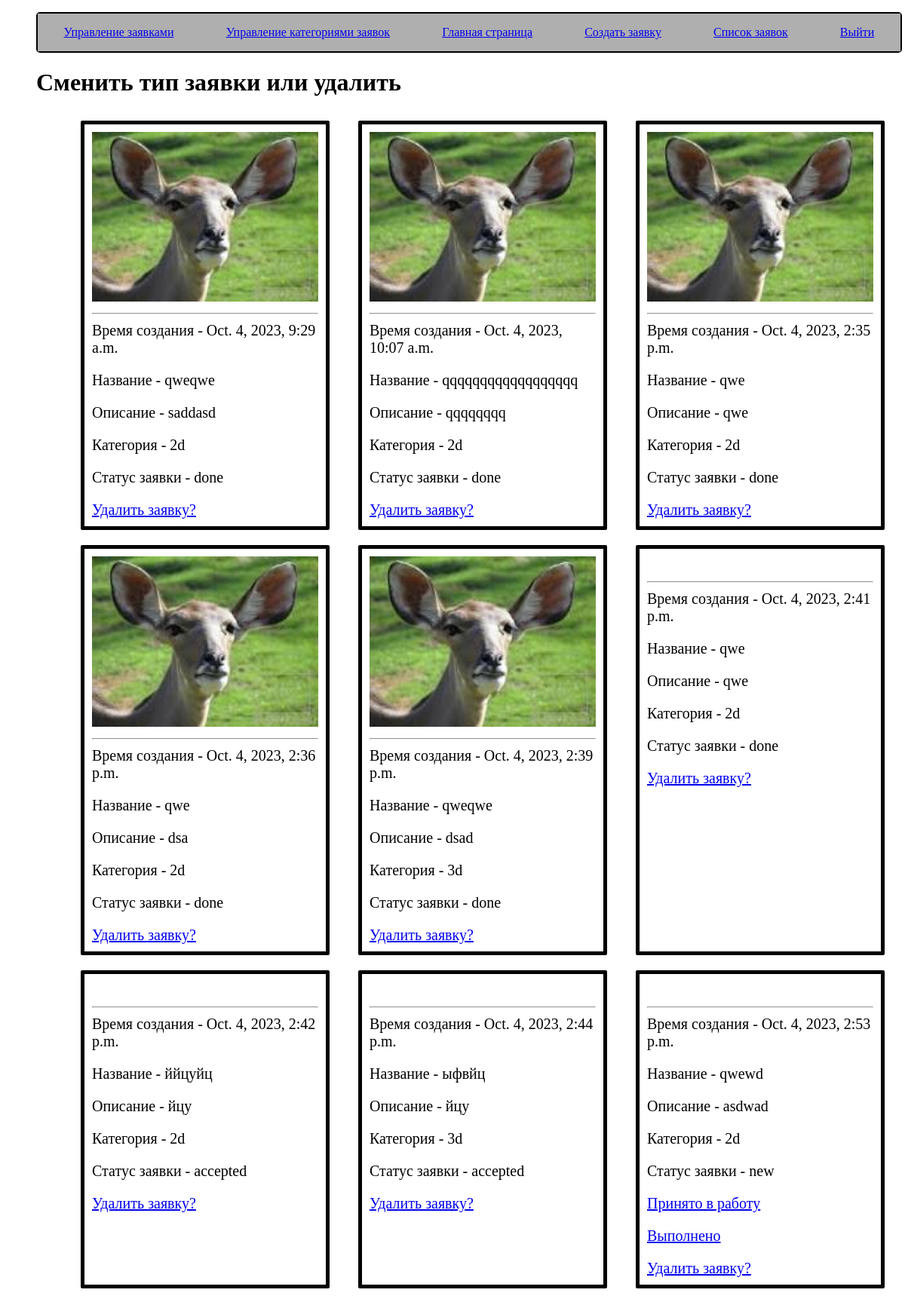
/interior/admin_list/ (signed in), run on an earlier commit of the app's database.
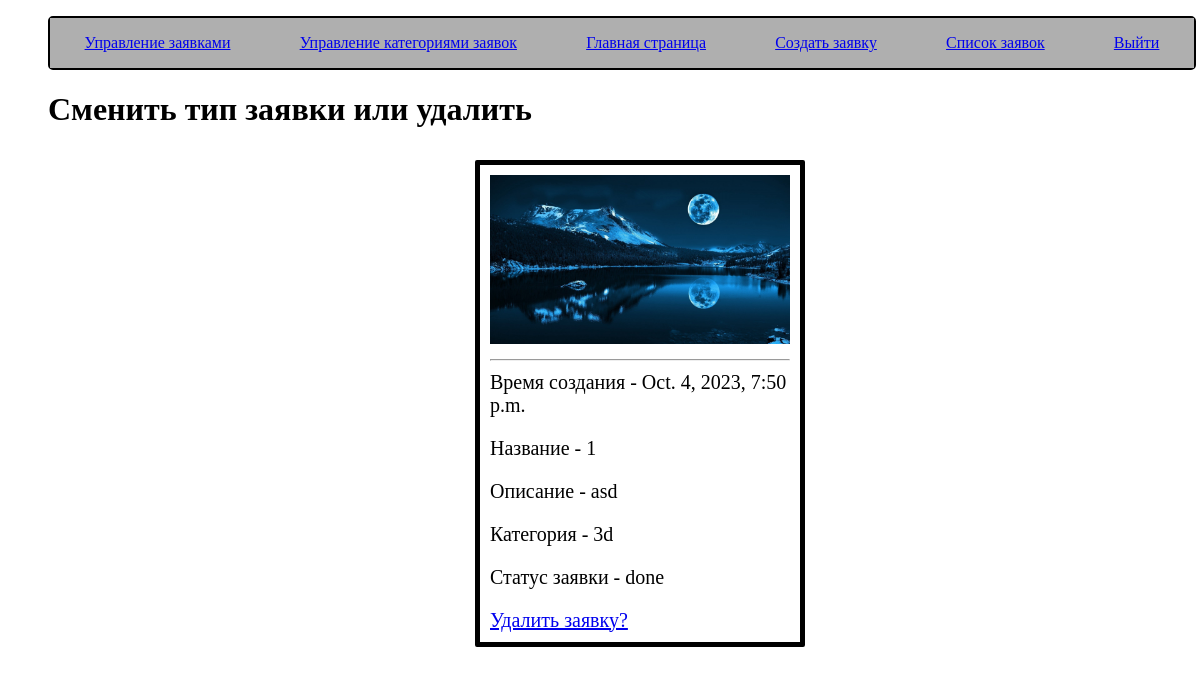
And on a later commit of the database.
### interior/models.py (models this page shows, shortened)
class Zayavka(models.Model):
    STATUS = (
        ('new', 'Новая'),
        ('done', 'Выполнено'),
        ('accepted', 'Принято в работу'),
    )
    name_z = models.CharField('Название', max_length = 30 )
    desc_z = models.TextField('Описание', max_length = 300)
    category = models.ForeignKey(Category,verbose_name="Категория",on_delete=models.CASCADE,null=True,blank=True)
    status = models.CharField(max_length=10, choices=STATUS, default='new',blank=True,null=True, help_text='Состояние заявки')
    time_z = models.DateTimeField(auto_now_add=True, editable=True,verbose_name="Время создания",blank=True,null=True, )
    image = models.FileField(validators=[file_size])
    user_z = models.ForeignKey(User,verbose_name="пользователь", on_delete=models.SET_NULL,null=True,blank=True)
    image_done = models.FileField(null=True,blank=True)
    comment = models.TextField('Комментарий', max_length=300,null=True,blank=True)
    def get_absolute_url(self):
        return reverse('deletez', args=[str(self.id)])
    def set_accepted(self):
        return reverse('accept', args=[str(self.id)])
    def set_done(self):
        return reverse('done', args=[str(self.id)])

class Category(models.Model):
    name_category = models.CharField('Название', max_length = 30 )
    def __str__(self):
        return self.name_category

### interior/views.py (the view)
# urls.py: url('admin_list/', views.AdminListZ.as_view(), name='admin_list'),
class AdminListZ(PermissionRequiredMixin, ListView):
    template_name = 'admin_list.html'
    model = Zayavka
    paginate_by = 0
    permission_required = 'catalog.can_markd'

### interior/templates/admin_list.html (shortened to what this page needs)
{% extends "base_generic.html" %}
{% block content %}
    <h1>Сменить тип заявки или удалить</h1>
    <ul  class="cards">
      {% for z in zayavka_list %}
      <li class="card">
        <img src="{{ z.image.url }}" alt=""><hr>
        <p>Время создания - {{z.time_z}}</p>
        <p>Название - {{z.name_z}}</p>
        <p>Описание - {{z.desc_z}}</p>
        <p>Категория - {{z.category}}</p>
        <p>Статус заявки - {{z.status}}</p>
        {% if z.status == 'new' %}
        <p></p><a href="{{  z.set_accepted}}">Принято в работу</a></p>
        <p><a href="{{  z.set_done}}">Выполнено</a></p>
        {%endif%}
      <a href="{{  z.get_absolute_url}}">Удалить заявку?</a>
      </li>
      {% endfor %}
    </ul>
{% endblock %}

What changed in the data, as far as the page shows it:
removed Zayavka: image (picture), time_z "Oct. 4, 2023, 9:29 a.m.", name_z "qweqwe", desc_z "saddasd", category "2d", status "done"
removed Zayavka: image (picture), time_z "Oct. 4, 2023, 10:07 a.m.", name_z "qqqqqqqqqqqqqqqqqq", desc_z "qqqqqqqq", category "2d", status "done"
removed Zayavka: image (picture), time_z "Oct. 4, 2023, 2:35 p.m.", name_z "qwe", desc_z "qwe", category "2d", status "done"
removed Zayavka: image (picture), time_z "Oct. 4, 2023, 2:36 p.m.", name_z "qwe", desc_z "dsa", category "2d", status "done"
removed Zayavka: image (picture), time_z "Oct. 4, 2023, 2:39 p.m.", name_z "qweqwe", desc_z "dsad", category "3d", status "done"
removed Zayavka: time_z "Oct. 4, 2023, 2:41 p.m.", name_z "qwe", desc_z "qwe", category "2d", status "done"
removed Zayavka: time_z "Oct. 4, 2023, 2:42 p.m.", name_z "ййцуйц", desc_z "йцу", category "2d", status "accepted"
removed Zayavka: time_z "Oct. 4, 2023, 2:44 p.m.", name_z "ыфвйц", desc_z "йцу", category "3d", status "accepted"
removed Zayavka: time_z "Oct. 4, 2023, 2:53 p.m.", name_z "qwewd", desc_z "asdwad", category "2d", status "new"
added Zayavka: image (picture), time_z "Oct. 4, 2023, 7:50 p.m.", name_z "1", desc_z "asd", category "3d", status "done"
